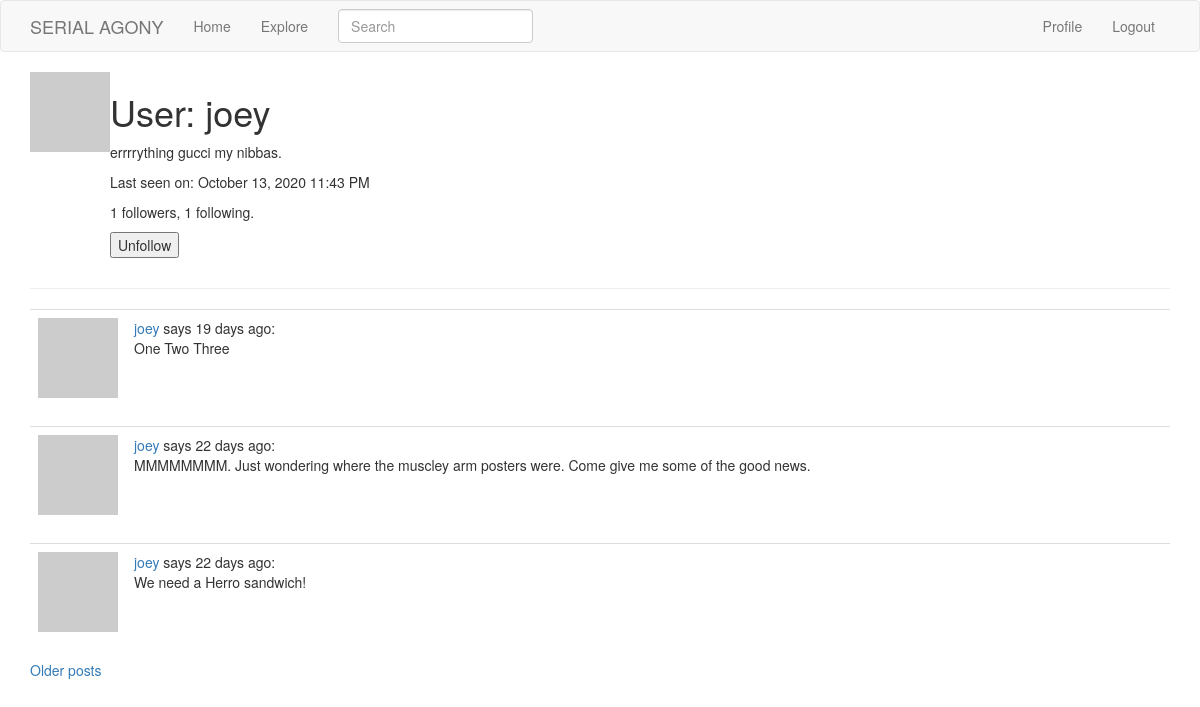
/user/joey (signed in), run on the app's committed database.
### app/models.py (models this page shows, shortened)
class User(UserMixin, db.Model):
    id = db.Column(db.Integer, primary_key=True)
    username = db.Column(db.String(64), index=True, unique=True)
    email = db.Column(db.String(120), index=True, unique=True)
    password_hash = db.Column(db.String(128))
    posts = db.relationship('Post', backref='author', lazy='dynamic')
    about_me = db.Column(db.String(140))
    last_seen = db.Column(db.DateTime, default=datetime.utcnow)
    followed = db.relationship(
        'User', secondary=followers,
        primaryjoin=(followers.c.follower_id == id),
        secondaryjoin=(followers.c.followed_id == id),
        backref=db.backref('followers', lazy='dynamic'), lazy='dynamic')
    def avatar(self, size):
        digest = md5(self.email.lower().encode('utf-8')).hexdigest()
        return 'https://www.gravatar.com/avatar/{}?d=identicon&s={}'.format(
            digest, size)
    def is_following(self, user):
        return self.followed.filter(
            followers.c.followed_id == user.id).count() > 0

class SearchableMixin(object):
    @classmethod
    def before_commit(cls, session):
        session._changes = {
            'add': list(session.new),
            'update': list(session.dirty),
            'delete': list(session.deleted)
        }
    @classmethod
    def after_commit(cls, session):
        for obj in session._changes['add']:
            if isinstance(obj, SearchableMixin):
                add_to_index(obj.__tablename__, obj)
        for obj in session._changes['update']:
            if isinstance(obj, SearchableMixin):
                add_to_index(obj.__tablename__, obj)
        for obj in session._changes['delete']:
            if isinstance(obj, SearchableMixin):
                remove_from_index(obj.__tablename__, obj)
        session._changes = None

class Post(SearchableMixin, db.Model):
    __searchable__ = ['body']
    id = db.Column(db.Integer, primary_key=True)
    body = db.Column(db.String(140))
    timestamp = db.Column(db.DateTime, index=True, default=datetime.utcnow)
    user_id = db.Column(db.Integer, db.ForeignKey('user.id'))
    language = db.Column(db.String(5))

### app/routes.py (the view)
@app.route('/user/<username>')
@login_required
def user(username):
    user = User.query.filter_by(username=username).first_or_404()
    page = request.args.get('page', 1, type=int)
    posts = user.posts.order_by(Post.timestamp.desc()).paginate(
        page, app.config['POSTS_PER_PAGE'], False)
    next_url = url_for('user', username=user.username, page=posts.next_num) \
        if posts.has_next else None
    prev_url = url_for('user', username=user.username, page=posts.prev_num) \
        if posts.has_prev else None
    form = EmptyForm()
    return render_template('user.html', user=user, posts=posts.items,
                           next_url=next_url, prev_url=prev_url, form=form)

### app/forms.py
class SearchForm(FlaskForm):
    q = StringField(_l('Search'), validators=[DataRequired()])
    def __init__(self, *args, **kwargs):
        if 'formdata' not in kwargs:
            kwargs['formdata'] = request.args
        if 'csrf_enabled' not in kwargs:
            kwargs['csrf_enabled'] = False
        super(SearchForm, self).__init__(*args, **kwargs)

class EmptyForm(FlaskForm):
    submit = SubmitField('Submit')

### app/models.py (called while the page is built)
@login.user_loader
def load_user(id):
    return User.query.get(int(id))

### app/routes.py (called while the page is built)
@app.before_request
def before_request():
    if current_user.is_authenticated:
        current_user.last_seen = datetime.utcnow()
        db.session.commit()
        g.search_form = SearchForm()
    g.locale = str(get_locale())

### templates/user.html (shortened to what this page needs)
{% extends "base.html" %}
{% block app_content %}
    <table>
        <tr valign="top">
            <td><img src="{{ user.avatar(128) }}"></td>
            <td>
                <h1>User: {{ user.username }}</h1>
                {% if user.about_me %}<p>{{ user.about_me }}</p>{% endif %}
                {% if user.last_seen %}
                <p>Last seen on: {{ moment(user.last_seen).format('LLL') }}</p>
                {% endif %}
                <p>{{ user.followers.count() }} followers, {{ user.followed.count() }} following.</p>
                {% if user == current_user %}
                <p><a href="{{ url_for('edit_profile') }}">Edit your profile</a></p>
                {% else %}
                <p>
                    <form action="{{ url_for('unfollow', username=user.username) }}" method="post">
                        {{ form.submit(value='Unfollow') }}
                    </form>
                </p>
                {% endif %}
            </td>
        </tr>
    </table>
    <hr>
    {% for post in posts %}
        {% include '_post.html' %}
    {% endfor %}
    {% if next_url %}
    <a href="{{ next_url }}">Older posts</a>
    {% endif %}
{% endblock %}

### templates/base.html (shortened to what this page needs)
{% extends 'bootstrap/base.html' %}
{% block navbar %}
    <nav class="navbar navbar-default">
        <div class="container">
            <div class="navbar-header">
                <a class="navbar-brand" href="{{ url_for('index') }}">SERIAL AGONY</a>
            </div>
            <div class="collapse navbar-collapse" id="bs-example-navbar-collapse-1">
                <ul class="nav navbar-nav">
                    <li><a href="{{ url_for('index') }}">Home</a></li>
                    <li><a href="{{ url_for('explore') }}">Explore</a></li>
                </ul>
                {% if g.search_form %}
                <form class="navbar-form navbar-left" method="get"
                        action="{{ url_for('search') }}">
                    <div class="form-group">
                        {{ g.search_form.q(size=20, class='form-control',
                            placeholder=g.search_form.q.label.text) }}
                    </div>
                </form>
                {% endif %}
                <ul class="nav navbar-nav navbar-right">
                    {% if current_user.is_anonymous %}
                    <li><a href="{{ url_for('login') }}">Login</a></li>
                    {% else %}
                    <li><a href="{{ url_for('user', username=current_user.username) }}">Profile</a></li>
                    <li><a href="{{ url_for('logout') }}">Logout</a></li>
                    {% endif %}
                </ul>
            </div>
        </div>
    </nav>
{% endblock %}
{% block content %}
    <div class="container">
        {% block app_content %}{% endblock %}
    </div>
{% endblock %}

### templates/_post.html (shortened to what this page needs)
<table class="table table-hover">
    <tr>
        <td width="70px">
            <a href="{{ url_for('user', username=post.author.username) }}">
                <img src="{{ post.author.avatar(70) }}" />
            </a>
        </td>
        <td>
            <a href="{{ url_for('user', username=post.author.username) }}">
                {{ post.author.username }}
            </a>
            says {{ moment(post.timestamp).fromNow() }}:
            <br>
            <span id="post{{ post.id }}">
                {{ post.body }}
            </span>
        </td>
    </tr>
  </table>

### data on the page
User: username "joey", about_me "errrrything gucci my nibbas.", last_seen "October 13, 2020 11:43 PM"
Post: author.username "joey", timestamp "19 days ago", body "One Two Three"
Post: author.username "joey", timestamp "22 days ago", body "MMMMMMMM. Just wondering where the muscley arm posters were. Come give me some of the good news."
Post: author.username "joey", timestamp "22 days ago", body "We need a Herro sandwich!"

### other printed values
{{ user.followers.count() }} "1"
{{ user.followed.count() }} "1"
